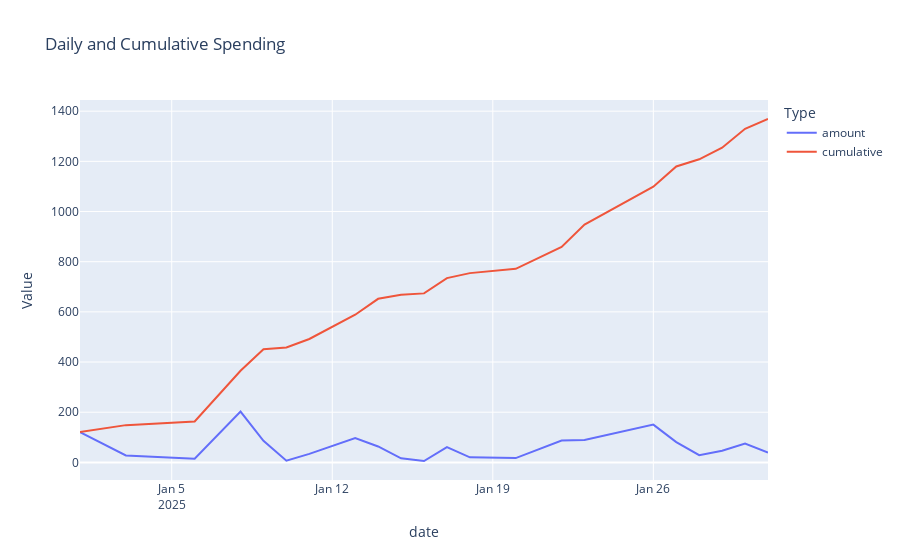

Here is the notebook cell this chart was saved with:
### Code cell
# both lines

if 'date' in df.columns:
    df['date'] = pd.to_datetime(df['date'])  # Ensure datetime

    # only use expenses!
    df_expense = df[df['transaction_type'] == 'Expense'].copy()
    df_expense['amount'] = df_expense['amount'].abs()

    # Group by date and sum amounts (daily spending)
    df_daily = df_expense.groupby('date', as_index=False)['amount'].sum()
    df_daily = df_daily.sort_values(by='date')

    # Calculate cumulative sum
    df_daily['cumulative'] = df_daily['amount'].cumsum()

    # Reshapes to long format for px.line (see cell below!)
    df_long = df_daily.melt(id_vars='date', # used as index
                            value_vars=['amount', 'cumulative'], # combine these two columns into a single column
                            var_name='Type', # will indicate the type of value (daily or cumulative)
                            value_name='Value') # will hold the values from amount and cumulative

    fig = px.line(
        df_long,
        x='date',
        y='Value',  
        color='Type',
        title='Daily and Cumulative Spending'
    )
    fig.show()

### Figure 1 — Plotly figure (JSON) as saved in the notebook; plotly's stock layout.template omitted (floating-point values rounded to 4 significant figures)
{"data": [{"hovertemplate": "Type=amount<br>date=%{x}<br>Value=%{y}<extra></extra>", "legendgroup": "amount", "line": {"color": "#636efa", "dash": "solid"}, "marker": {"symbol": "circle"}, "mode": "lines", "name": "amount", "orientation": "v", "showlegend": true, "type": "scatter", "x": ["2025-01-01T00:00:00", "2025-01-03T00:00:00", "2025-01-06T00:00:00", "2025-01-08T00:00:00", "2025-01-09T00:00:00", "2025-01-10T00:00:00", "2025-01-11T00:00:00", "2025-01-13T00:00:00", "2025-01-14T00:00:00", "2025-01-15T00:00:00", "2025-01-16T00:00:00", "2025-01-17T00:00:00", "2025-01-18T00:00:00", "2025-01-20T00:00:00", "2025-01-22T00:00:00", "2025-01-23T00:00:00", "2025-01-26T00:00:00", "2025-01-27T00:00:00", "2025-01-28T00:00:00", "2025-01-29T00:00:00", "2025-01-30T00:00:00", "2025-01-31T00:00:00"], "xaxis": "x", "y": [120.9, 27.56, 14.38, 202.4, 85.78, 6.82, 34, 96.71, 63.44, 16.16, 5.5, 60.79, 20, 17.2, 86.89, 89.71, 150.6, 80.72, 28.65, 46.12, 75.26, 39.26], "yaxis": "y"}, {"hovertemplate": "Type=cumulative<br>date=%{x}<br>Value=%{y}<extra></extra>", "legendgroup": "cumulative", "line": {"color": "#EF553B", "dash": "solid"}, "marker": {"symbol": "circle"}, "mode": "lines", "name": "cumulative", "orientation": "v", "showlegend": true, "type": "scatter", "x": ["2025-01-01T00:00:00", "2025-01-03T00:00:00", "2025-01-06T00:00:00", "2025-01-08T00:00:00", "2025-01-09T00:00:00", "2025-01-10T00:00:00", "2025-01-11T00:00:00", "2025-01-13T00:00:00", "2025-01-14T00:00:00", "2025-01-15T00:00:00", "2025-01-16T00:00:00", "2025-01-17T00:00:00", "2025-01-18T00:00:00", "2025-01-20T00:00:00", "2025-01-22T00:00:00", "2025-01-23T00:00:00", "2025-01-26T00:00:00", "2025-01-27T00:00:00", "2025-01-28T00:00:00", "2025-01-29T00:00:00", "2025-01-30T00:00:00", "2025-01-31T00:00:00"], "xaxis": "x", "y": [120.9, 148.5, 162.8, 365.2, 451.0, 457.8, 491.8, 588.6, 652, 668.2, 673.7, 734.4, 754.4, 771.6, 858.5, 948.2, 1099.0, 1180.0, 1208.0, 1254.0, 1330.0, 1369.0], "yaxis": "y"}], "layout": {"legend": {"title": {"text": "Type"}, "tracegroupgap": 0}, "title": {"text": "Daily and Cumulative Spending"}, "xaxis": {"anchor": "y", "domain": [0, 1], "title": {"text": "date"}}, "yaxis": {"anchor": "x", "domain": [0, 1], "title": {"text": "Value"}}}}
